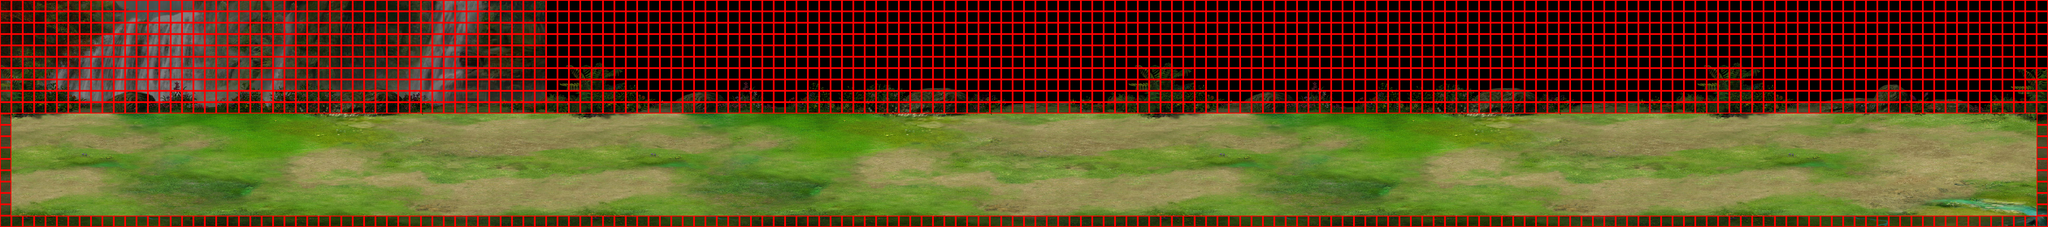

This game map was drawn from its Tiled (.tmx) file and the tilesets committed beside it. A one-line description and the trimmed map source follow:
An orthogonal 180x20 tile map with 40x40 px tiles, 4 tile layers (background1, floor1, floor2, mask), 4 tilesets.

<map version="1.0" orientation="orthogonal" width="180" height="20" tilewidth="40" tileheight="40">
 <tileset firstgid="1" name="10127001" tilewidth="40" tileheight="40">
  <image source="10127001.jpg" width="1000" height="800" />
 </tileset>
 <tileset firstgid="501" name="10127002" tilewidth="40" tileheight="40">
  <image source="10127002.jpg" width="1000" height="1000" />
 </tileset>
 <tileset firstgid="1126" name="10127003" tilewidth="40" tileheight="40">
  <image source="10127003.png" width="1000" height="800" />
 </tileset>
 <tileset firstgid="1626" name="01" tilewidth="40" tileheight="40">
  <image source="01.png" width="40" height="40" />
 </tileset>
 <layer name="background1" width="180" height="20">
  <data>[3600 cells, 480 non-empty, 480 distinct tile ids]</data>
 </layer>
 <layer name="floor1" width="180" height="20">
  <data>[3600 cells, 1440 non-empty, 576 distinct tile ids]</data>
 </layer>
 <layer name="floor2" width="180" height="20">
  <data>[3600 cells, 1110 non-empty, 454 distinct tile ids]</data>
 </layer>
 <layer name="mask" width="180" height="20">
  <data>[3600 cells, 1998 non-empty, 1 distinct tile ids]</data>
 </layer>
</map>
